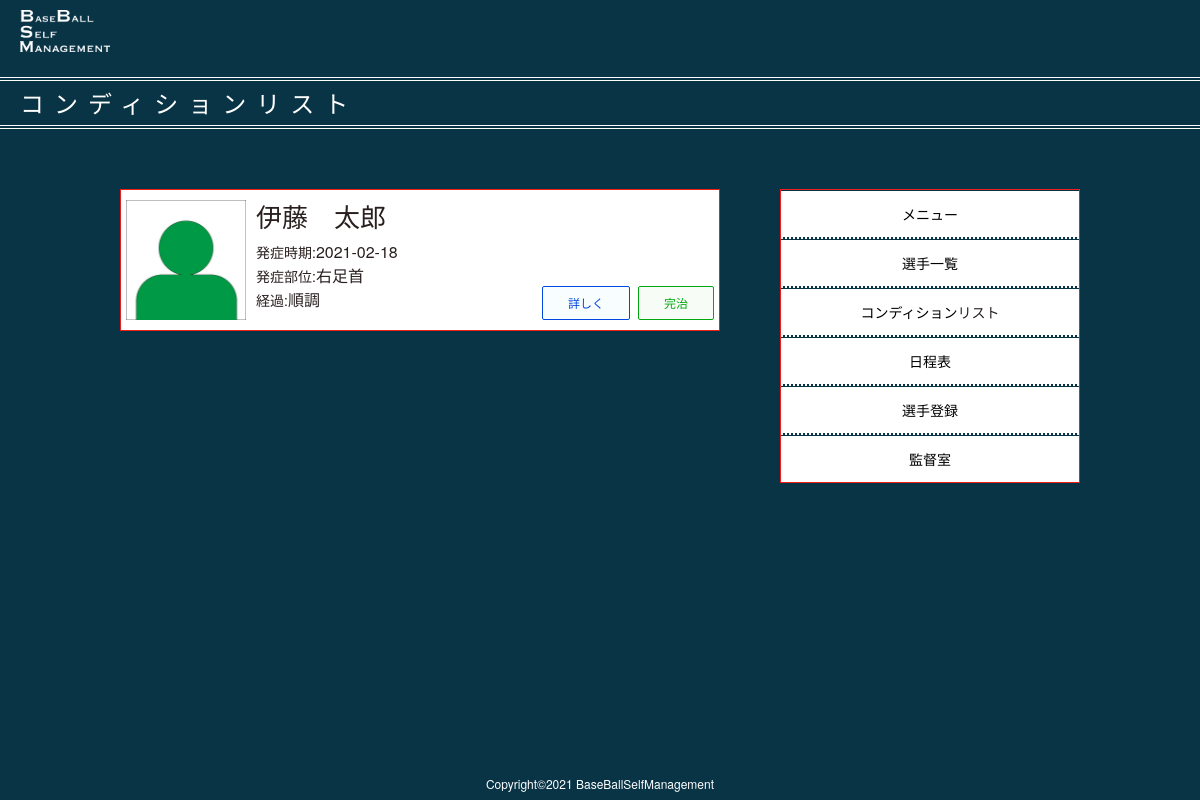
/pages/condition/condition.php?user_id=5, run on the app's committed database.
### tables this page shows
CREATE TABLE `player` (
  `id` int(32) NOT NULL,
  `user_id` int(11) DEFAULT NULL,
  `file_name` varchar(255) DEFAULT NULL,
  `file_path` varchar(255) DEFAULT NULL,
  `players_name` varchar(255) NOT NULL,
  `players_furigana` varchar(255) NOT NULL,
  `players_number` varchar(255) DEFAULT NULL,
  `school_year` varchar(255) NOT NULL,
  `position` varchar(255) DEFAULT NULL,
  `position_sub` varchar(255) DEFAULT NULL,
  `introduce` varchar(255) DEFAULT NULL,
  `insert_time` datetime NOT NULL DEFAULT CURRENT_TIMESTAMP,
  `update_time` datetime NOT NULL DEFAULT CURRENT_TIMESTAMP ON UPDATE CURRENT_TIMESTAMP
);

CREATE TABLE `conditions` (
  `id` int(32) NOT NULL,
  `c_player_id` int(32) NOT NULL,
  `pain_parts` varchar(255) DEFAULT NULL,
  `pain_contents` varchar(255) DEFAULT NULL,
  `pain_date` varchar(255) DEFAULT NULL,
  `recovery_date` varchar(255) DEFAULT NULL,
  `pain_progress` varchar(255) DEFAULT NULL,
  `pain_memo` varchar(255) DEFAULT NULL
);

### model/DB.php (called while the page is built, shortened)
<?php
function connect() {
  $host = DB_HOST;
  $db   = DB_NAME;
  $user = DB_USER;
  $pass = DB_PASS;
  $dsn = "mysql:host=$host;dbname=$db;charaset=utf8";
  try {
    $pdo = new PDO($dsn, $user, $pass, [
      PDO::ATTR_ERRMODE => PDO::ERRMODE_EXCEPTION,
      PDO::ATTR_DEFAULT_FETCH_MODE => PDO::FETCH_ASSOC
    ]);
    return $pdo;
  } catch(PDOException $e) {
    echo "接続失敗です";
    exit ($e->getMessage());
  }
}

### model/Player.php (called while the page is built, shortened)
<?php
require_once('DB.php');
class Player
{
  public static function getPlayerConditionAll($id)
  {
    $sql = "SELECT p.id, p.user_id, p.players_name, p.file_name, p.file_path, c.pain_parts, c.pain_contents, c.pain_date, c.recovery_date, c.pain_progress, c.pain_memo
    FROM player AS p
    INNER JOIN conditions AS c
    ON p.id = c.c_player_id
    WHERE p.user_id = ?";
    $arr = [];
    $arr[] = $id;
    try {
      $stmt = connect()->prepare($sql);
      $stmt->execute($arr);
      $result_condition_all = $stmt->fetchAll();
      return $result_condition_all;
    } catch (\Exeception $e) {
      return false;
    }
  }
}

### model/function.php (called while the page is built, shortened)
<?php
 function h($str) {
   return htmlspecialchars($str, ENT_QUOTES, 'UTF-8');
 }
?>

### pages/condition/condition.php (the view, shortened to what this page needs)
<?php
require_once('../../model/Player.php');
require_once('../../model/function.php');
$result_condition_all = Player::getPlayerConditionAll($_GET['user_id']);
?>
<!DOCTYPE html>
<html lang="ja">
<head>
  <link rel="stylesheet" href="../../assets/css/common/header.css" />
  <link rel="stylesheet" href="../../assets/css/common/footer.css" />
  <link rel="stylesheet" href="../../assets/css/common/sidebar.css" />
  <link rel="stylesheet" href="../../assets/css/common/title.css" />
  <link rel="stylesheet" href="../../assets/css/reset.css" />
  <link rel="stylesheet" href="../../assets/css/condition/condition.css" />
</head>
<body>
  <div class="wrapper wrapper_other">
    <?php require("../common/header_dark.php") ?>
    <div class="condtion">
      <?php $title = "コンディションリスト";
      require("../common/title_dark.php"); ?>
      <div class="condition_wrapper common_wrapper">
        <article class="condition_container">
          <ul class="condition_list">
            <?php foreach ($result_condition_all as $column) : ?>
              <li class="condition_item">
                <img class="condition_playerImg" src="<?= $column['file_name'] ? $column['file_path'] : "../../assets/img/player_face.jpg"; ?>" alt="" width="90" height="90" />
                <div class="condition_wrap">
                  <p class="condition_playerName"><?= h($column['players_name']); ?></p>
                  <p class="condition_date"><span>発症時期:</span><?= h($column['pain_date']); ?></p>
                  <p class="condition_parts"><span>発症部位:</span><?= h($column['pain_parts']); ?></p>
                  <p class="condition_progress"><span>経過:</span><?= h($column['pain_progress']); ?></p>
                  <div class="condtion_linkWrap">
                    <a href="../player/player.php?id=<?= $column['id']; ?>" class="condition_detailLink">詳しく</a>
                    <a href="../condition/condition_delete.php?delete_id=<?= $column['id']?>" onclick="if(!confirm('<?= $column['players_name'] ?>を完治したのでコンディションリストから削除します。よろしいでしょうか？')) return false;" class="condition_recovery">完治</a>
                  </div>
                </div>
              </li>
            <?php endforeach; ?>
          </ul>
        </article>
        <?php require("../common/sidebar_dark.php"); ?>
      </div>
    </div>
    <?php require("../common/footer_dark.php"); ?>
  </div>
</body>
</html>

### assets/css/common/header.css (style rules this page uses)
.wrapper { min-height: 100vh; position: relative; padding-bottom: 33px; }
.wrapper_other { padding-bottom: 83px; }

### assets/css/common/sidebar.css (style rules this page uses)
@media (min-width: 960px) { .common_wrapper { display: flex; justify-content: space-between; margin: 0 auto; width: 960px; } }

### assets/css/condition/condition.css (style rules this page uses)
body { background-color: rgb(9, 52, 70); }
.wrapper { background-color: rgb(9, 52, 70); }
.condtion { padding: 15px 0; }
.condition_container { margin: 0 auto; width: 90%; }
.condition_list { margin-bottom: 20px; }
.condition_item { background-color: #fff; border: 1px solid rgb(241, 28, 28); display: flex; padding: 10px 5px; position: relative; }
.condition_wrap { margin-left: 10px; width: 100%; }
.condition_playerName { font-size: 1.6rem; margin: 3px 0 8px 0; }
.condition_date, .condition_parts, .condition_progress { font-size: 1rem; }
.condition_date, .condition_parts { margin-bottom: 5px; }
.condtion_linkWrap { display: flex; justify-content: flex-end; position: absolute; bottom: 10px; right: 5px; }
.condition_detailLink, .condition_recovery { padding: 5px 10px; border: 1px solid; border-radius: 2px; transition: background-color .3s; }
.condition_detailLink { background-color: rgb(231, 248, 253, 0.3); color: rgb(0, 71, 225); display: inline-block; margin-right: 8px; }
.condition_recovery { display: inline-block; color: rgb(0, 167, 14); background-color: rgba(173, 223, 177, 0.1); }
@media (min-width: 960px) { .condition_wrapper { width: 960px; } }
@media (min-width: 960px) { .condition_container { max-width: 600px; margin: 0; } }
@media (min-width: 960px) { .condition_playerImg { width: 120px; height: 120px; } }
@media (min-width: 960px) { .condition_playerName { font-size: 2.6rem; margin: 3px 0 15px 0; } }
@media (min-width: 960px) { .condition_date, .condition_parts, .condition_progress { font-size: 1.6rem; } }
@media (min-width: 960px) { .condition_date > span, .condition_parts > span, .condition_progress > span { font-size: 1.4rem; } }
@media (min-width: 960px) { .condition_date, .condition_parts { margin-bottom: 8px; } }
@media (min-width: 960px) { .condition_detailLink, .condition_recovery { padding: 10px 25px; font-size: 1.2rem; } }

### data on the page
player: file_path (picture), players_name "伊藤 太郎", conditions.pain_date "2021-02-18", conditions.pain_parts "右足首", conditions.pain_progress "順調"

### other printed values
$title "コンディションリスト"
